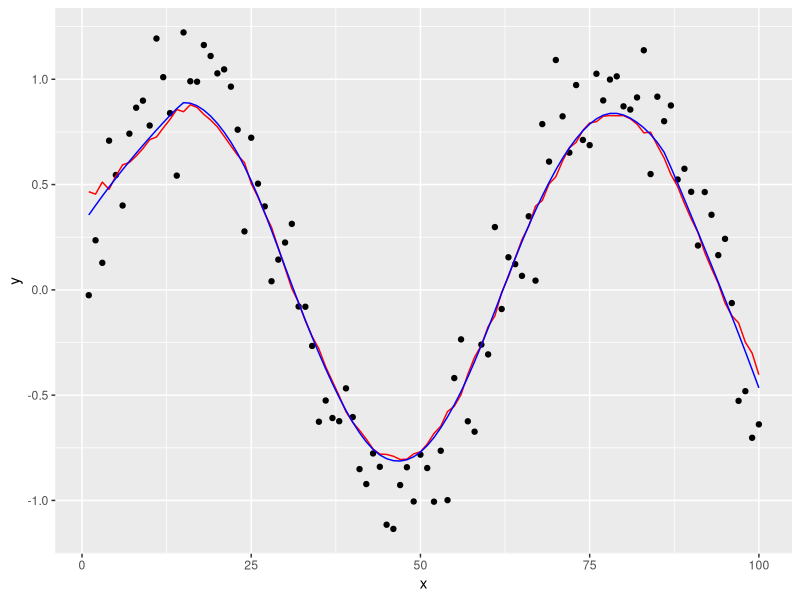

This figure's R source:
## ---- chunk 1
#| message: False

library(tidyverse)

## ---- chunk 2
set.seed(1)

#======= generate data =======#
n <- 100
x <- 1:n

e <- rnorm(n, mean = 0, sd = 0.2)
y <- sin(x/10) + e
## ---- chunk 3

nearest <- function(dists, k){
  # sorts smallest to largest, 
  # and slices out the k nearest neighbours
  sorted <- sort(dists)
  d_max <- sorted[k+1] |> unname()
  neighbours <- names(sorted)[2:(k+1)] |> as.integer()
  
  return(data.frame('vals' = c('x' = neighbours,'d' = d_max)))
}


# f: (0,1)
# y^ = f(x)
customLowess <- function(x, y, f){
  
  #======= calculate span =======#
  n <- length(x)
  k <- ceiling(f*n)
  #======= calculate weights =======#
  # using the 'tricube kernel'
  
  distances <- cbind(x,y) |> dist(method = 'euclidean') |>
    as.matrix()
  
  neighs <- apply(distances,1,nearest,k=k,simplify=TRUE) |>
    as.data.frame()
  colnames(neighs) <- 1:n
  
  #split output of custom 'nearest' function into 
  # a matrix of neighbours (ints)
  # and a vector of d_maxes
  nval <- nrow(neighs)
  neighbours <- neighs[-nval,] |> t()
  d_max <- neighs[nval,] |> t()
  
  #since each row i in neighbours represents the neighbours of 
  # the x_ith point, we can use 1:n to simply get the set of x_is
  
  w_ij <- (1-(abs((1:n)-neighbours)/(d_max %*% rep(1,k)))^3)^3
  
  
  # test_xi <- 50
  # test_data <- full_data[test_xi, ]
  # ests_test <- custom_estimate(test_data, y)
  # 
  # print(ests_test)  # Your custom regression estimate for x = 50

  smoothed <- matrix(as.numeric(NA),nrow=n,ncol=2) 
  for (i in 1:n){
    w_js <- w_ij[i,]
    neighs <- neighbours[i,] |> as.integer()
    
    X <- cbind(1,neighs)
    y_vec <- matrix(y[neighs],ncol=1)
    
    W <- diag(w_js)
  
    #======= weighted regression =======#
    ests <- solve(t(X) %*% W %*% X) %*% t(X) %*% W %*% y_vec
   
    y_est <- ests[1] + ests[2]*i
    
    smoothed[i,] <- (c(i,y_est))
  }

  return(smoothed)
  
}
## ---- chunk 4
f <- 0.3
model_custom <- customLowess(x=x,y=y,f=f) |> as_tibble()
lo <- lowess(x=x,y=y,f=f,iter=0)$y
ggplot(data=tibble(x,y), aes(x=x,y=y)) +
  geom_point() +
  geom_line(data=model_custom,aes(x=V1,y=V2), colour = "red") +
  geom_line(aes(y=lo),colour="blue")
  # geom_smooth(formula = y ~ x, 
  #             method = "loess",
  #             colour = "blue",
  #             method.args = list(degree = 1,
  #                                span=f,
  #                                surface="direct",
  #                                statistics="exact"
  #                                )
  #             )
## ---- chunk 5
# {
# plot(x, y, pch = 16, cex = 0.5)
# lines(model_custom, col = 'red', type = 'l', lwd = 2)
# lines(model_lowess, col = 'blue', type = 'l', lwd = 2)
# legend("topright", legend = c("Custom LOWESS", "Built-in LOWESS"),
#        col = c("red", "blue"), lty = 1, lwd = 2)
# }

#the following is tested to be equivalent
#loess(formula=y~x,degree=1,span=f)$fitted |> plot()
#lowess(x,y,f=f,iter=0) |> plot()
#loess.smooth(x=x,y=y,span=f,evaluation=n) |> plot()
